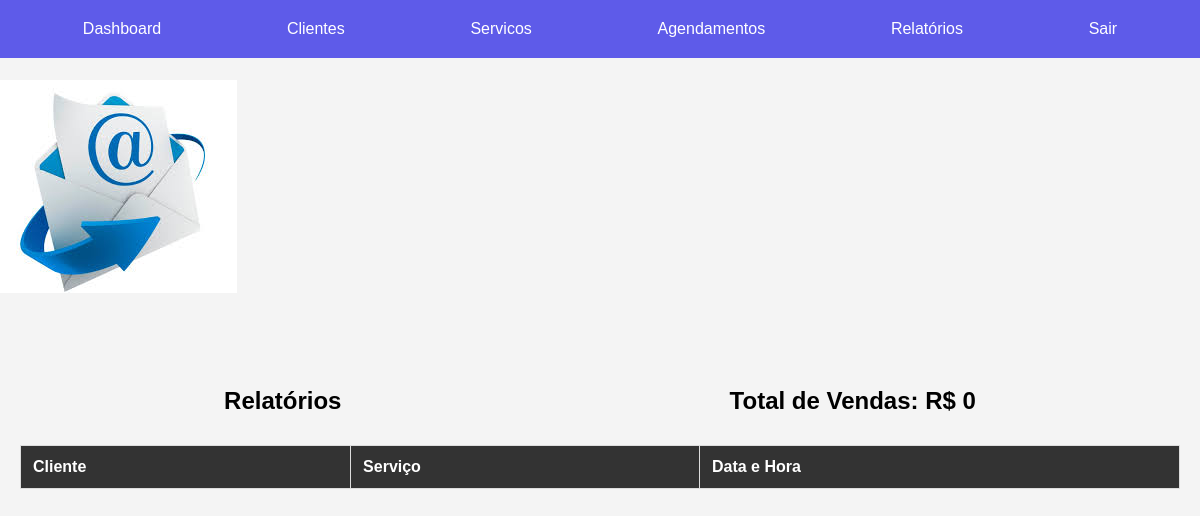
/relatorios/ (signed in), run on an earlier commit of the app's database.
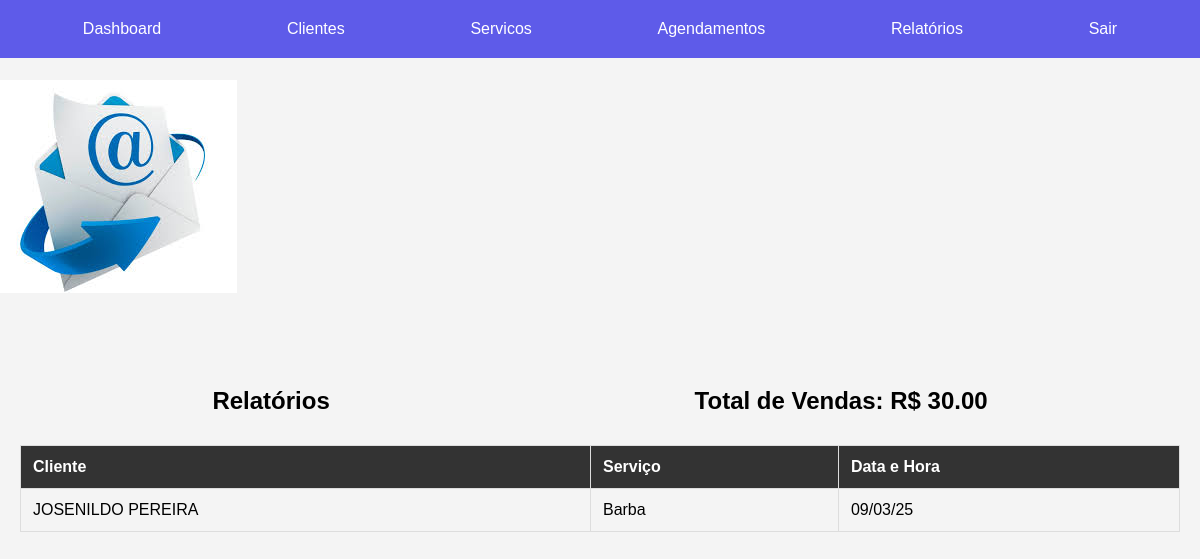
And on a later commit of the database.
### pdv/models.py (models this page shows, shortened)
class Agendamento(models.Model):
    cliente = models.ForeignKey(Cliente, on_delete=models.CASCADE)
    servico = models.ForeignKey(Servico, on_delete=models.CASCADE)
    data_hora = models.DateTimeField()

class Cliente(models.Model):
    nome = models.CharField(max_length=100)
    telefone = models.CharField(max_length=15)
    email = models.EmailField()

class Servico(models.Model):
    nome = models.CharField(max_length=100)
    preco = models.DecimalField(max_digits=10, decimal_places=2)

### pdv/views.py (the view)
# urls.py: path('relatorios/', relatorios_view, name='relatorios'),
@login_required
def relatorios_view(request):
    agendamentos = Agendamento.objects.all()
    total_vendas = sum(agendamento.servico.preco for agendamento in agendamentos)
    return render(request, 'pdv/relatorios.html', {'agendamentos': agendamentos, 'total_vendas': total_vendas})

### pdv/templates/pdv/relatorios.html
{% extends 'pdv/base.html' %}
{% load static %}
{% block extra_styles %}
<link rel="stylesheet" type="text/css" href="{% static 'tabelas/tabelas.css' %}">
{% endblock %}
{% block content %}
<div class="titulo">
    <h2> Relatórios</h2>
    <h2> Total de Vendas: R$ {{ total_vendas}} </h2>
</div>
<table>
    <tr>
        <th>Cliente</th>
        <th>Serviço</th>
        <th>Data e Hora</th>
    </tr>
    {% for agendamento in agendamentos %}
    <tr>
        <td>{{ agendamento.cliente.nome}}</td>
        <td>{{ agendamento.servico.nome}}</td>
        <td>{{ agendamento.data_hora|date:"d/m/y"}}</td>
    </tr>
    {% endfor %}
</table>
{% endblock %}

What changed in the data, as far as the page shows it:
added Agendamento: cliente.nome "JOSENILDO PEREIRA", servico.nome "Barba", data_hora "09/03/25"
Also different on the page:
{{ total_vendas }}: "0" → "30.00"
